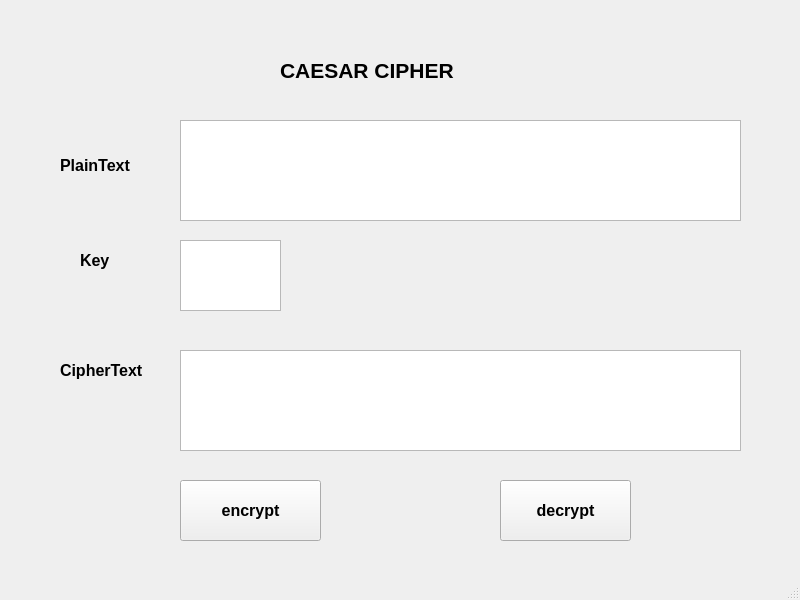
<?xml version="1.0" encoding="UTF-8"?>
<ui version="4.0">
 <class>MainWindow</class>
 <widget class="QMainWindow" name="MainWindow">
  <property name="geometry">
   <rect>
    <x>0</x>
    <y>0</y>
    <width>800</width>
    <height>600</height>
   </rect>
  </property>
  <property name="windowTitle">
   <string>MainWindow</string>
  </property>
  <widget class="QWidget" name="centralwidget">
   <widget class="QLabel" name="label">
    <property name="geometry">
     <rect>
      <x>280</x>
      <y>40</y>
      <width>201</width>
      <height>61</height>
     </rect>
    </property>
    <property name="font">
     <font>
      <pointsize>16</pointsize>
      <weight>75</weight>
      <bold>true</bold>
     </font>
    </property>
    <property name="text">
     <string>CAESAR CIPHER</string>
    </property>
   </widget>
   <widget class="QLabel" name="label_2">
    <property name="geometry">
     <rect>
      <x>60</x>
      <y>150</y>
      <width>91</width>
      <height>31</height>
     </rect>
    </property>
    <property name="font">
     <font>
      <pointsize>12</pointsize>
      <weight>75</weight>
      <bold>true</bold>
     </font>
    </property>
    <property name="text">
     <string>PlainText</string>
    </property>
   </widget>
   <widget class="QLabel" name="label_3">
    <property name="geometry">
     <rect>
      <x>80</x>
      <y>240</y>
      <width>71</width>
      <height>41</height>
     </rect>
    </property>
    <property name="font">
     <font>
      <pointsize>12</pointsize>
      <weight>75</weight>
      <bold>true</bold>
     </font>
    </property>
    <property name="text">
     <string>Key</string>
    </property>
   </widget>
   <widget class="QLabel" name="label_4">
    <property name="geometry">
     <rect>
      <x>60</x>
      <y>350</y>
      <width>101</width>
      <height>41</height>
     </rect>
    </property>
    <property name="font">
     <font>
      <pointsize>12</pointsize>
      <weight>75</weight>
      <bold>true</bold>
     </font>
    </property>
    <property name="text">
     <string>CipherText</string>
    </property>
   </widget>
   <widget class="QPlainTextEdit" name="txt_plaintext">
    <property name="geometry">
     <rect>
      <x>180</x>
      <y>120</y>
      <width>561</width>
      <height>101</height>
     </rect>
    </property>
   </widget>
   <widget class="QPlainTextEdit" name="txt_ciphertext">
    <property name="geometry">
     <rect>
      <x>180</x>
      <y>350</y>
      <width>561</width>
      <height>101</height>
     </rect>
    </property>
   </widget>
   <widget class="QPlainTextEdit" name="txt_key">
    <property name="geometry">
     <rect>
      <x>180</x>
      <y>240</y>
      <width>101</width>
      <height>71</height>
     </rect>
    </property>
   </widget>
   <widget class="QToolButton" name="btn_encrypt">
    <property name="geometry">
     <rect>
      <x>180</x>
      <y>480</y>
      <width>141</width>
      <height>61</height>
     </rect>
    </property>
    <property name="font">
     <font>
      <pointsize>12</pointsize>
      <weight>75</weight>
      <bold>true</bold>
     </font>
    </property>
    <property name="text">
     <string>encrypt</string>
    </property>
   </widget>
   <widget class="QToolButton" name="btn_decrypt">
    <property name="geometry">
     <rect>
      <x>500</x>
      <y>480</y>
      <width>131</width>
      <height>61</height>
     </rect>
    </property>
    <property name="font">
     <font>
      <pointsize>12</pointsize>
      <weight>75</weight>
      <bold>true</bold>
     </font>
    </property>
    <property name="text">
     <string>decrypt</string>
    </property>
   </widget>
  </widget>
  <widget class="QMenuBar" name="menubar">
   <property name="geometry">
    <rect>
     <x>0</x>
     <y>0</y>
     <width>800</width>
     <height>21</height>
    </rect>
   </property>
  </widget>
  <widget class="QStatusBar" name="statusbar"/>
 </widget>
 <resources/>
 <connections/>
</ui>
